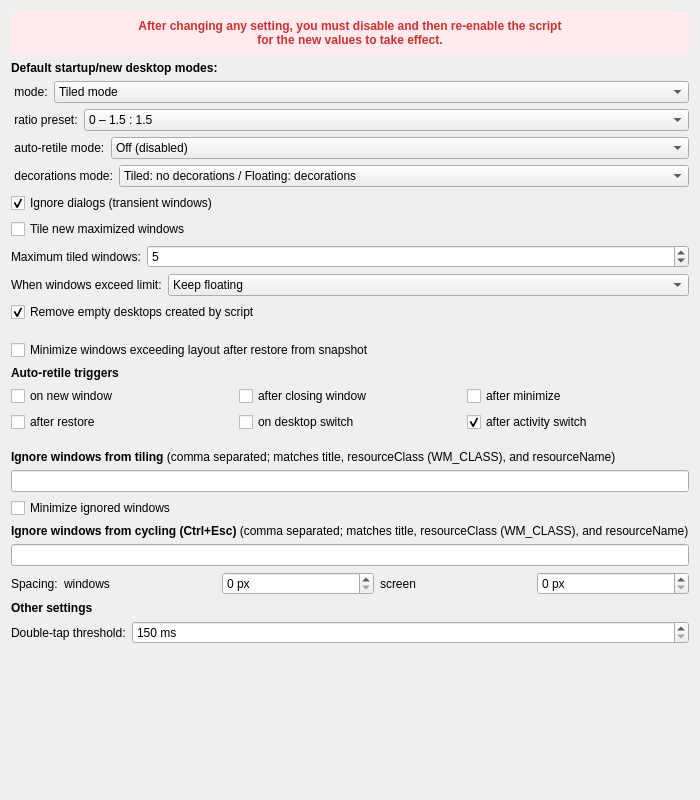
<?xml version="1.0" encoding="UTF-8"?>
<ui version="4.0">
    <class>Config</class>
    <widget class="QWidget" name="Config">
        <property name="geometry">
            <rect>
                <x>0</x>
                <y>0</y>
                <width>520</width>
                <height>800</height>
            </rect>
        </property>
        <layout class="QVBoxLayout" name="verticalLayout">

            <!-- Warning label -->
            <item>
                <widget class="QLabel">
                    <property name="text">
                        <string>After changing any setting, you must &lt;b&gt;disable and then re-enable&lt;/b&gt; the script&lt;br&gt;for the new values to take effect.</string>
                    </property>
                    <property name="wordWrap"><bool>true</bool></property>
                    <property name="alignment"><set>Qt::AlignCenter</set></property>
                    <property name="styleSheet">
                        <string>QLabel { color: #d32f2f; font-weight: bold; background: #ffebee; padding: 8px; border-radius: 4px; }</string>
                    </property>
                </widget>
            </item>
            <!-- Startup/new desktop defaults (Ctrl+Shift+F1..F4) -->
            <item>
                <widget class="QLabel">
                    <property name="text">
                        <string>&lt;b&gt;Default startup/new desktop modes:&lt;/b&gt;</string>
                    </property>
                </widget>
            </item>
            <item>
                <layout class="QFormLayout">
                    <item row="0" column="0">
                        <widget class="QLabel">
                            <property name="text">
                                <string> mode:</string>
                            </property>
                        </widget>
                    </item>
                    <item row="0" column="1">
                        <widget class="QComboBox" name="kcfg_defaultDesktopMode">
                            <item><property name="text"><string>Tiled mode</string></property></item>
                            <item><property name="text"><string>KWin tiling mode</string></property></item>
                            <item><property name="text"><string>Float all windows</string></property></item>
                            <item><property name="text"><string>Maximize all windows</string></property></item>
                        </widget>
                    </item>
                </layout>
            </item>
            <item>
                <layout class="QFormLayout">
                    <item row="0" column="0">
                        <widget class="QLabel">
                            <property name="text">
                                <string> ratio preset:</string>
                            </property>
                        </widget>
                    </item>
                    <item row="0" column="1">
                        <widget class="QComboBox" name="kcfg_defaultPresetIndex">
                            <property name="currentIndex"><number>0</number></property>
                            <item><property name="text"><string>0 – 1.5 : 1.5</string></property></item>
                            <item><property name="text"><string>1 – 2.0 : 2.0</string></property></item>
                            <item><property name="text"><string>2 – 3.0 : 3.0</string></property></item>
                            <item><property name="text"><string>3 – 1.0 : 1.0</string></property></item>
                        </widget>
                    </item>
                </layout>
            </item>
            <item>
                <layout class="QFormLayout">
                    <item row="0" column="0">
                        <widget class="QLabel">
                            <property name="text">
                                <string> auto-retile mode:</string>
                            </property>
                        </widget>
                    </item>
                    <item row="0" column="1">
                        <widget class="QComboBox" name="kcfg_autoRetileMode">
                            <item><property name="text"><string>Off (disabled)</string></property></item>
                            <item><property name="text"><string>Tiled only (skip if maximized)</string></property></item>
                            <item><property name="text"><string>Always (force retile)</string></property></item>
                        </widget>
                    </item>
                </layout>
            </item>

            <!-- window decorations -->
            <item>
                <layout class="QFormLayout">
                    <item row="0" column="0">
                        <widget class="QLabel">
                            <property name="text">
                                <string> decorations mode:</string>
                            </property>
                        </widget>
                    </item>
                    <item row="0" column="1">
                        <widget class="QComboBox" name="kcfg_decorationMode">
                            <item><property name="text"><string>Tiled: no decorations / Floating: decorations</string></property></item>
                            <item><property name="text"><string>All windows have decorations</string></property></item>
                            <item><property name="text"><string>No decorations at all</string></property></item>
                        </widget>
                    </item>
                </layout>
            </item>
            <item>
                <widget class="QCheckBox" name="kcfg_ignoreTransientWindows">
                    <property name="text">
                        <string>Ignore dialogs (transient windows)</string>
                    </property>
                    <property name="toolTip">
                        <string>If enabled, dialog and transient windows will not be tiled or affect layout.</string>
                    </property>
                    <property name="checked">
                        <bool>true</bool>
                    </property>
                </widget>
            </item>

            <!-- tileEvenIfNewMaximized -->
            <item>
                <widget class="QCheckBox" name="kcfg_tileEvenIfNewMaximized">
                    <property name="text">
                        <string>Tile new maximized windows</string>
                    </property>
                    <property name="toolTip">
                        <string>If enabled, newly opened windows will be tiled even if they start maximized.

                            Only applies in "tiled-only" mode.
                            In "always" mode, this setting has no effect.</string>
                    </property>
                </widget>
            </item>

            <!-- Maximum tiled windows -->
            <item>
                <layout class="QFormLayout">
                    <item row="0" column="0">
                        <widget class="QLabel">
                            <property name="text">
                                <string>Maximum tiled windows:</string>
                            </property>
                        </widget>
                    </item>
                    <item row="0" column="1">
                        <widget class="QSpinBox" name="kcfg_maxWindows">
                            <property name="minimum"><number>1</number></property>
                            <property name="maximum"><number>30</number></property>
                            <property name="value"><number>5</number></property>
                        </widget>
                    </item>
                </layout>
            </item>
            <!-- Overflow behavior -->
            <item>
                <layout class="QFormLayout">
                    <item row="0" column="0">
                        <widget class="QLabel">
                            <property name="text">
                                <string>When windows exceed limit:</string>
                            </property>
                        </widget>
                    </item>
                    <item row="0" column="1">
                        <widget class="QComboBox" name="kcfg_overflowBehavior">
                            <item><property name="text"><string>Keep floating</string></property></item>
                            <item><property name="text"><string>Smart move to least busy desktop (or next available/new)</string></property></item>
                            <item><property name="text"><string>Smart move to least busy desktop (forward only)</string></property></item>
                            <item><property name="text"><string>Move to empty desktop (or create new)</string></property></item>
                        </widget>
                    </item>
                </layout>
            </item>
            <item>
                <widget class="QCheckBox" name="kcfg_autoRemoveEmptyDesktops">
                    <property name="text">
                        <string>Remove empty desktops created by script</string>
                    </property>
                    <property name="checked">
                        <bool>true</bool>
                    </property>
                </widget>
            </item>
            <item>
                <spacer name="smallSpacer1">
                    <property name="orientation"><enum>Qt::Vertical</enum></property>
                    <property name="sizeType"><enum>QSizePolicy::Fixed</enum></property>
                    <property name="sizeHint" stdset="0">
                        <size><width>20</width><height>12</height></size>
                    </property>
                </spacer>
            </item>
            <item>
                <widget class="QCheckBox" name="kcfg_minimizeSnapshotOverflow">
                    <property name="text">
                        <string>Minimize windows exceeding layout after restore from snapshot</string>
                    </property>
                    <property name="toolTip">
                        <string>If enabled, windows that exceed the maximum layout after restoring from snapshot will be minimized.</string>
                    </property>
                </widget>
            </item>

            <!-- Auto-retile triggers -->
            <item>
                <widget class="QLabel">
                    <property name="text">
                        <string>&lt;b&gt;Auto-retile triggers&lt;/b&gt;</string>
                    </property>
                </widget>
            </item>

            <item>
                <layout class="QGridLayout">

                    <!-- ROW 0 -->
                    <item row="0" column="0">
                        <widget class="QCheckBox" name="kcfg_autoLayoutOnNewWindow">
                            <property name="text"><string>on new window</string></property>
                        </widget>
                    </item>

                    <item row="0" column="1">
                        <widget class="QCheckBox" name="kcfg_autoLayoutOnWindowClose">
                            <property name="text"><string>after closing window</string></property>
                        </widget>
                    </item>

                    <item row="0" column="2">
                        <widget class="QCheckBox" name="kcfg_autoLayoutOnWindowMinimize">
                            <property name="text"><string>after minimize</string></property>
                        </widget>
                    </item>

                    <!-- ROW 1 -->
                    <item row="1" column="0">
                        <widget class="QCheckBox" name="kcfg_autoLayoutOnWindowRestore">
                            <property name="text"><string>after restore</string></property>
                        </widget>
                    </item>

                    <item row="1" column="1">
                        <widget class="QCheckBox" name="kcfg_autoLayoutOnDesktopChange">
                            <property name="text"><string>on desktop switch</string></property>
                        </widget>
                    </item>

                    <item row="1" column="2">
                        <widget class="QCheckBox" name="kcfg_autoLayoutOnActivityChange">
                            <property name="text"><string>after activity switch</string></property>
                            <property name="checked"><bool>true</bool></property>
                        </widget>
                    </item>



                </layout>
            </item>

            <item>
                <spacer name="smallSpacer2">
                    <property name="orientation"><enum>Qt::Vertical</enum></property>
                    <property name="sizeType"><enum>QSizePolicy::Fixed</enum></property>
                    <property name="sizeHint" stdset="0">
                        <size><width>20</width><height>12</height></size>
                    </property>
                </spacer>
            </item>
            <!-- Ignore by title words -->
            <item>
                <widget class="QLabel">
                    <property name="text">
                        <string>&lt;b&gt;Ignore windows from tiling&lt;/b&gt; (comma separated; matches title, resourceClass (WM_CLASS), and resourceName)</string>
                    </property>
                </widget>
            </item>
            <item>
                <layout class="QVBoxLayout">
                    <item><widget class="QLineEdit" name="kcfg_ignoreWordsTiling1"/></item>
                </layout>
            </item>
            <item>
                <widget class="QCheckBox" name="kcfg_minimizeIgnoredWindows">
                    <property name="text">
                        <string>Minimize ignored windows</string>
                    </property>
                    <property name="toolTip">
                        <string>If enabled, ignored windows are minimized. If disabled, they remain visible and are not affected.</string>
                    </property>
                </widget>
            </item>
            <item>
                <widget class="QLabel">
                    <property name="text">
                        <string>&lt;b&gt;Ignore windows from cycling (Ctrl+Esc)&lt;/b&gt; (comma separated; matches title, resourceClass (WM_CLASS), and resourceName)</string>
                    </property>
                </widget>
            </item>
            <item>
                <layout class="QVBoxLayout">
                    <item><widget class="QLineEdit" name="kcfg_ignoreWordsCycling1"/></item>
                </layout>
            </item>

            <!-- Layout appearance -->

            <item>
                <layout class="QFormLayout">
                    <item row="0" column="0">
                        <widget class="QLabel">
                            <property name="text">
                                <string>Spacing:</string>
                            </property>
                        </widget>
                    </item>

                    <item row="0" column="1">
                        <layout class="QHBoxLayout">

                            <item>
                                <widget class="QLabel">
                                    <property name="text">
                                        <string>windows</string>
                                    </property>
                                </widget>
                            </item>

                            <item>
                                <widget class="QSpinBox" name="kcfg_gapBetweenWindows">
                                    <property name="minimum"><number>0</number></property>
                                    <property name="maximum"><number>64</number></property>
                                    <property name="suffix"><string> px</string></property>
                                </widget>
                            </item>

                            <item>
                                <widget class="QLabel">
                                    <property name="text">
                                        <string>screen</string>
                                    </property>
                                </widget>
                            </item>

                            <item>
                                <widget class="QSpinBox" name="kcfg_screenMargin">
                                    <property name="minimum"><number>0</number></property>
                                    <property name="maximum"><number>80</number></property>
                                    <property name="suffix"><string> px</string></property>
                                </widget>
                            </item>

                        </layout>
                    </item>
                </layout>
            </item>

            <!-- Other settings -->
            <item>
                <widget class="QLabel">
                    <property name="text">
                        <string>&lt;b&gt;Other settings&lt;/b&gt;</string>
                    </property>
                </widget>
            </item>

            <item>
                <layout class="QFormLayout" name="formLayout_3">
                    <item row="0" column="0">
                        <widget class="QLabel"><property name="text"><string>Double-tap threshold:</string></property></widget>
                    </item>
                    <item row="0" column="1">
                        <widget class="QSpinBox" name="kcfg_doubleTapThresholdMs">
                            <property name="minimum"><number>150</number></property>
                            <property name="maximum"><number>800</number></property>
                            <property name="suffix"><string> ms</string></property>
                        </widget>
                    </item>
                </layout>
            </item>

            <item>
                <spacer name="verticalSpacer">
                    <property name="orientation"><enum>Qt::Vertical</enum></property>
                    <property name="sizeHint" stdset="0">
                        <size><width>5</width><height>40</height></size>
                    </property>
                </spacer>
            </item>

        </layout>
    </widget>
    <resources/>
    <connections/>
</ui>
